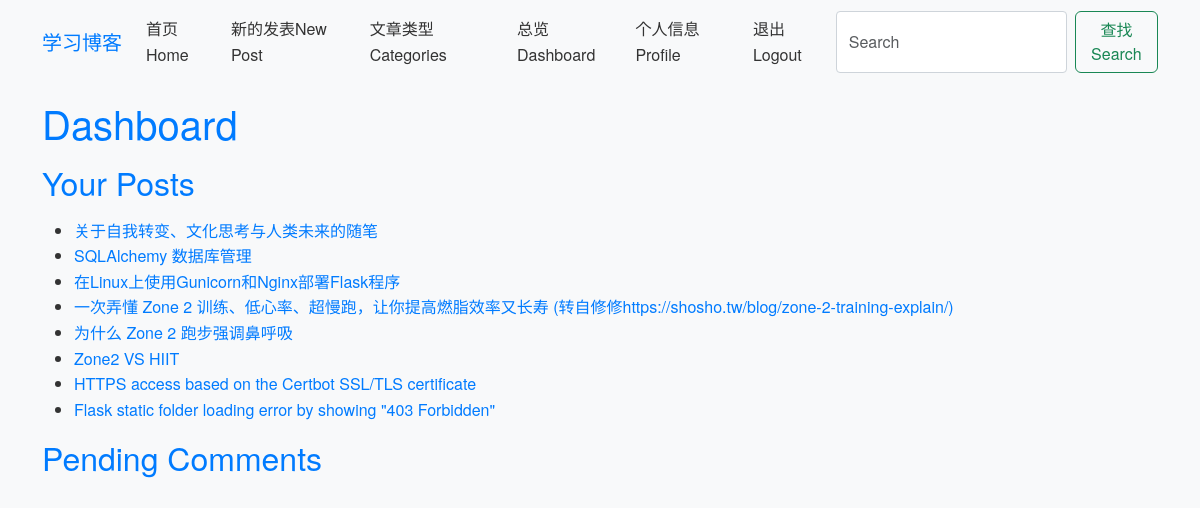
Page /dashboard (signed in) on the earlier database version.
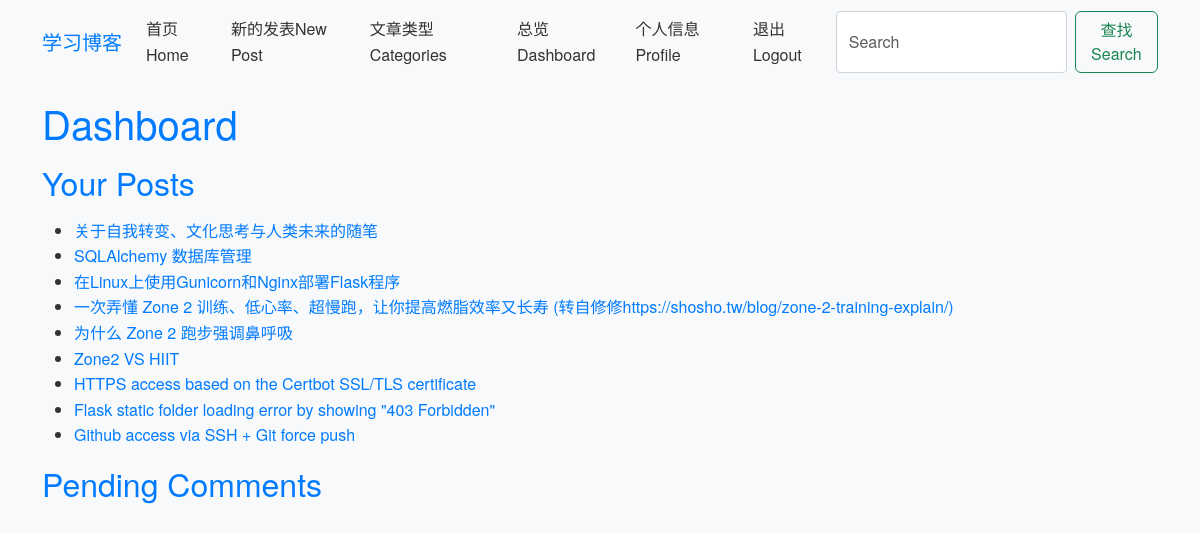
Same page on the later database version.
### app/models.py (models this page shows)
class Post(db.Model):
    id = db.Column(db.Integer, primary_key=True)
    title = db.Column(db.String(100), nullable=False)
    body = db.Column(db.Text, nullable=False)
    timestamp = db.Column(db.DateTime, index=True, default=datetime.utcnow)
    user_id = db.Column(db.Integer, db.ForeignKey('user.id'), nullable=False)
    category_id = db.Column(db.Integer, db.ForeignKey('category.id'))
    comments = db.relationship('Comment', backref='post', lazy='dynamic')

### app/routes.py (the view)
@bp.route('/dashboard')
@login_required
def dashboard():
    posts = current_user.posts.all()
    comments_pending = Comment.query.filter_by(approved=False).all()
    return render_template('dashboard.html', posts=posts, comments_pending=comments_pending)

### app/__init__.py (called while the page is built)
def create_app(config_class=Config):
    app = Flask(__name__)
    app.config.from_object(config_class)
    db.init_app(app)
    migrate.init_app(app, db)
    login_manager.init_app(app)
    from app.models import User
    @login_manager.user_loader
    def load_user(user_id):
        return User.query.get(int(user_id))
    from app.routes import bp as main_bp  # Import the blueprint
    app.register_blueprint(main_bp)  # Register the blueprint
    with app.app_context():
        print("Registered routes:", [rule.rule for rule in app.url_map.iter_rules()])
    return app

### app/templates/dashboard.html (shortened to what this page needs)
{% extends 'base.html' %}
{% block content %}
<h1>Dashboard</h1>
<h2>Your Posts</h2>
<ul>
    {% for post in posts %}
    <li><a href="{{ url_for('main.post', post_id=post.id) }}">{{ post.title }}</a></li>
    {% endfor %}
</ul>
<h2>Pending Comments</h2>
{% endblock %}

Differences in the rows shown:
added Post: title "Github access via SSH + Git force push"
